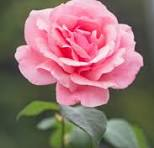
#> input picture Image_Manupulation/flower.jpeg, 154 x 148 px
$ python Image_rotation.py
#> lines starting #> are read from the running program, lines starting #| are printed output that depends on the picture
# Rotation of Images using OpenCV

# M = cv2.getRotationMatrix2D(center, angle, scale) where angle is in degrees and scale is the scaling factor
# rotated_image = cv2.warpAffine(image, M, (width, height)) where image is the original image, M is the rotation matrix, and (width, height) is the size of the output image

import cv2

image = cv2.imread('./flower.jpeg')
#> image is the input picture: shape (148, 154, 3); mean B, G, R 112.7, 113.9, 149.5

if image is not None:
    # Get the dimensions of the image
    height, width = image.shape[:2]
#> height = 148; width = 154

    # Define the center of the image for rotation
    center = (width // 2, height // 2)
#> center = (77, 74)

    # Define the rotation angle and scale
    angle = 45  # Rotate by 45 degrees
    scale = 0.4  # scaling is set to 0.4

    # Get the rotation matrix
    M = cv2.getRotationMatrix2D(center, angle, scale)

    # Perform the rotation
    rotated_image = cv2.warpAffine(image, M, (width, height))
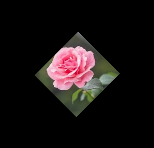
#> rotated_image: shape (148, 154, 3); mean B, G, R 18.1, 18.3, 24

    # Display the original and rotated images
    cv2.imshow('Original Image', image)
    cv2.imshow('Rotated Image', rotated_image)

    cv2.imwrite('./rotated_flower.jpeg', rotated_image)  # Save the rotated image

    cv2.waitKey(0)
    cv2.destroyAllWindows()

else:
    print("Error: Could not read the image. Please check the file path.")
